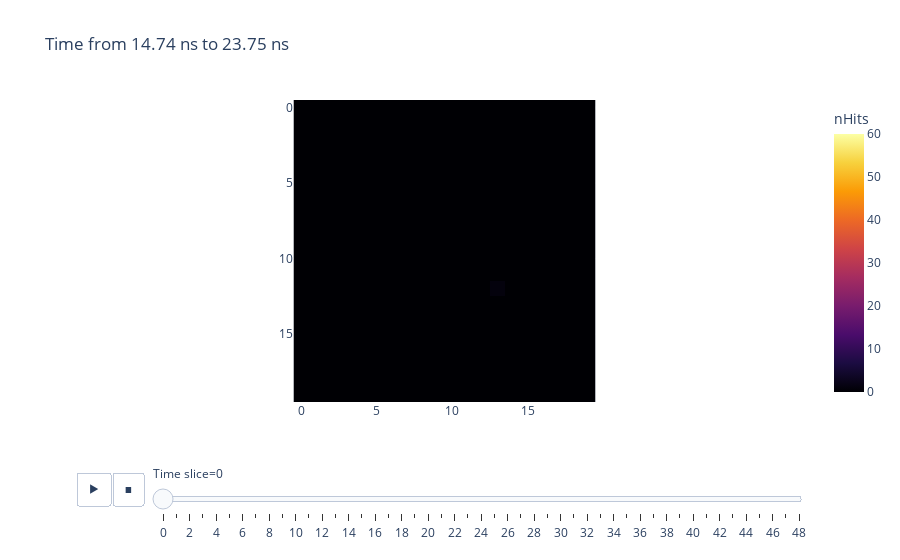

Notebook code cell kept with this figure:
### Code cell
import plotly.express as px

fig = px.imshow(imgs_for_anim,
                animation_frame=0,
                zmax=60,
                color_continuous_scale='inferno',
                labels=dict(
                    animation_frame="Time slice",
                    color='nHits'
                ),
                title=f'Time from {round(df.time.min(), 2)} ns to {round(df.time.max(), 2)} ns'
)

fig.layout.updatemenus[0].buttons[0].args[1]['frame']['duration'] = 100

fig.show()

### Figure 1 — Plotly figure (JSON) as saved in the notebook; plotly's stock layout.template omitted (floating-point values rounded to 4 significant figures; data arrays with more than 128 entries replaced by an {"elided": "..."} marker saying what was removed)
{"data": [{"coloraxis": "coloraxis", "hovertemplate": "x: %{x}<br>y: %{y}<br>nHits: %{z}<extra></extra>", "name": "0", "type": "heatmap", "xaxis": "x", "yaxis": "y", "z": {"elided": "20x20 int values"}}], "layout": {"coloraxis": {"cmax": 60, "cmin": 0, "colorbar": {"title": {"text": "nHits"}}, "colorscale": [[0, "#000004"], [0.1111, "#1b0c41"], [0.2222, "#4a0c6b"], [0.3333, "#781c6d"], [0.4444, "#a52c60"], [0.5556, "#cf4446"], [0.6667, "#ed6925"], [0.7778, "#fb9b06"], [0.8889, "#f7d13d"], [1, "#fcffa4"]]}, "sliders": [{"active": 0, "currentvalue": {"prefix": "Time slice="}, "len": 0.9, "pad": {"b": 10, "t": 60}, "steps": [{"args": [["0"], {"frame": {"duration": 0, "redraw": true}, "fromcurrent": true, "mode": "immediate", "transition": {"duration": 0, "easing": "linear"}}], "label": "0", "method": "animate"}, {"args": [["1"], {"frame": {"duration": 0, "redraw": true}, "fromcurrent": true, "mode": "immediate", "transition": {"duration": 0, "easing": "linear"}}], "label": "1", "method": "animate"}, {"args": [["2"], {"frame": {"duration": 0, "redraw": true}, "fromcurrent": true, "mode": "immediate", "transition": {"duration": 0, "easing": "linear"}}], "label": "2", "method": "animate"}, {"args": [["3"], {"frame": {"duration": 0, "redraw": true}, "fromcurrent": true, "mode": "immediate", "transition": {"duration": 0, "easing": "linear"}}], "label": "3", "method": "animate"}, {"args": [["4"], {"frame": {"duration": 0, "redraw": true}, "fromcurrent": true, "mode": "immediate", "transition": {"duration": 0, "easing": "linear"}}], "label": "4", "method": "animate"}, {"args": [["5"], {"frame": {"duration": 0, "redraw": true}, "fromcurrent": true, "mode": "immediate", "transition": {"duration": 0, "easing": "linear"}}], "label": "5", "method": "animate"}, {"args": [["6"], {"frame": {"duration": 0, "redraw": true}, "fromcurrent": true, "mode": "immediate", "transition": {"duration": 0, "easing": "linear"}}], "label": "6", "method": "animate"}, {"args": [["7"], {"frame": {"duration": 0, "redraw": true}, "fromcurrent": true, "mode": "immediate", "transition": {"duration": 0, "easing": "linear"}}], "label": "7", "method": "animate"}, {"args": [["8"], {"frame": {"duration": 0, "redraw": true}, "fromcurrent": true, "mode": "immediate", "transition": {"duration": 0, "easing": "linear"}}], "label": "8", "method": "animate"}, {"args": [["9"], {"frame": {"duration": 0, "redraw": true}, "fromcurrent": true, "mode": "immediate", "transition": {"duration": 0, "easing": "linear"}}], "label": "9", "method": "animate"}, {"args": [["10"], {"frame": {"duration": 0, "redraw": true}, "fromcurrent": true, "mode": "immediate", "transition": {"duration": 0, "easing": "linear"}}], "label": "10", "method": "animate"}, {"args": [["11"], {"frame": {"duration": 0, "redraw": true}, "fromcurrent": true, "mode": "immediate", "transition": {"duration": 0, "easing": "linear"}}], "label": "11", "method": "animate"}, {"args": [["12"], {"frame": {"duration": 0, "redraw": true}, "fromcurrent": true, "mode": "immediate", "transition": {"duration": 0, "easing": "linear"}}], "label": "12", "method": "animate"}, {"args": [["13"], {"frame": {"duration": 0, "redraw": true}, "fromcurrent": true, "mode": "immediate", "transition": {"duration": 0, "easing": "linear"}}], "label": "13", "method": "animate"}, {"args": [["14"], {"frame": {"duration": 0, "redraw": true}, "fromcurrent": true, "mode": "immediate", "transition": {"duration": 0, "easing": "linear"}}], "label": "14", "method": "animate"}, {"args": [["15"], {"frame": {"duration": 0, "redraw": true}, "fromcurrent": true, "mode": "immediate", "transition": {"duration": 0, "easing": "linear"}}], "label": "15", "method": "animate"}, {"args": [["16"], {"frame": {"duration": 0, "redraw": true}, "fromcurrent": true, "mode": "immediate", "transition": {"duration": 0, "easing": "linear"}}], "label": "16", "method": "animate"}, {"args": [["17"], {"frame": {"duration": 0, "redraw": true}, "fromcurrent": true, "mode": "immediate", "transition": {"duration": 0, "easing": "linear"}}], "label": "17", "method": "animate"}, {"args": [["18"], {"frame": {"duration": 0, "redraw": true}, "fromcurrent": true, "mode": "immediate", "transition": {"duration": 0, "easing": "linear"}}], "label": "18", "method": "animate"}, {"args": [["19"], {"frame": {"duration": 0, "redraw": true}, "fromcurrent": true, "mode": "immediate", "transition": {"duration": 0, "easing": "linear"}}], "label": "19", "method": "animate"}, {"args": [["20"], {"frame": {"duration": 0, "redraw": true}, "fromcurrent": true, "mode": "immediate", "transition": {"duration": 0, "easing": "linear"}}], "label": "20", "method": "animate"}, {"args": [["21"], {"frame": {"duration": 0, "redraw": true}, "fromcurrent": true, "mode": "immediate", "transition": {"duration": 0, "easing": "linear"}}], "label": "21", "method": "animate"}, {"args": [["22"], {"frame": {"duration": 0, "redraw": true}, "fromcurrent": true, "mode": "immediate", "transition": {"duration": 0, "easing": "linear"}}], "label": "22", "method": "animate"}, {"args": [["23"], {"frame": {"duration": 0, "redraw": true}, "fromcurrent": true, "mode": "immediate", "transition": {"duration": 0, "easing": "linear"}}], "label": "23", "method": "animate"}, {"args": [["24"], {"frame": {"duration": 0, "redraw": true}, "fromcurrent": true, "mode": "immediate", "transition": {"duration": 0, "easing": "linear"}}], "label": "24", "method": "animate"}, {"args": [["25"], {"frame": {"duration": 0, "redraw": true}, "fromcurrent": true, "mode": "immediate", "transition": {"duration": 0, "easing": "linear"}}], "label": "25", "method": "animate"}, {"args": [["26"], {"frame": {"duration": 0, "redraw": true}, "fromcurrent": true, "mode": "immediate", "transition": {"duration": 0, "easing": "linear"}}], "label": "26", "method": "animate"}, {"args": [["27"], {"frame": {"duration": 0, "redraw": true}, "fromcurrent": true, "mode": "immediate", "transition": {"duration": 0, "easing": "linear"}}], "label": "27", "method": "animate"}, {"args": [["28"], {"frame": {"duration": 0, "redraw": true}, "fromcurrent": true, "mode": "immediate", "transition": {"duration": 0, "easing": "linear"}}], "label": "28", "method": "animate"}, {"args": [["29"], {"frame": {"duration": 0, "redraw": true}, "fromcurrent": true, "mode": "immediate", "transition": {"duration": 0, "easing": "linear"}}], "label": "29", "method": "animate"}, {"args": [["30"], {"frame": {"duration": 0, "redraw": true}, "fromcurrent": true, "mode": "immediate", "transition": {"duration": 0, "easing": "linear"}}], "label": "30", "method": "animate"}, {"args": [["31"], {"frame": {"duration": 0, "redraw": true}, "fromcurrent": true, "mode": "immediate", "transition": {"duration": 0, "easing": "linear"}}], "label": "31", "method": "animate"}, {"args": [["32"], {"frame": {"duration": 0, "redraw": true}, "fromcurrent": true, "mode": "immediate", "transition": {"duration": 0, "easing": "linear"}}], "label": "32", "method": "animate"}, {"args": [["33"], {"frame": {"duration": 0, "redraw": true}, "fromcurrent": true, "mode": "immediate", "transition": {"duration": 0, "easing": "linear"}}], "label": "33", "method": "animate"}, {"args": [["34"], {"frame": {"duration": 0, "redraw": true}, "fromcurrent": true, "mode": "immediate", "transition": {"duration": 0, "easing": "linear"}}], "label": "34", "method": "animate"}, {"args": [["35"], {"frame": {"duration": 0, "redraw": true}, "fromcurrent": true, "mode": "immediate", "transition": {"duration": 0, "easing": "linear"}}], "label": "35", "method": "animate"}, {"args": [["36"], {"frame": {"duration": 0, "redraw": true}, "fromcurrent": true, "mode": "immediate", "transition": {"duration": 0, "easing": "linear"}}], "label": "36", "method": "animate"}, {"args": [["37"], {"frame": {"duration": 0, "redraw": true}, "fromcurrent": true, "mode": "immediate", "transition": {"duration": 0, "easing": "linear"}}], "label": "37", "method": "animate"}, {"args": [["38"], {"frame": {"duration": 0, "redraw": true}, "fromcurrent": true, "mode": "immediate", "transition": {"duration": 0, "easing": "linear"}}], "label": "38", "method": "animate"}, {"args": [["39"], {"frame": {"duration": 0, "redraw": true}, "fromcurrent": true, "mode": "immediate", "transition": {"duration": 0, "easing": "linear"}}], "label": "39", "method": "animate"}, {"args": [["40"], {"frame": {"duration": 0, "redraw": true}, "fromcurrent": true, "mode": "immediate", "transition": {"duration": 0, "easing": "linear"}}], "label": "40", "method": "animate"}, {"args": [["41"], {"frame": {"duration": 0, "redraw": true}, "fromcurrent": true, "mode": "immediate", "transition": {"duration": 0, "easing": "linear"}}], "label": "41", "method": "animate"}, {"args": [["42"], {"frame": {"duration": 0, "redraw": true}, "fromcurrent": true, "mode": "immediate", "transition": {"duration": 0, "easing": "linear"}}], "label": "42", "method": "animate"}, {"args": [["43"], {"frame": {"duration": 0, "redraw": true}, "fromcurrent": true, "mode": "immediate", "transition": {"duration": 0, "easing": "linear"}}], "label": "43", "method": "animate"}, {"args": [["44"], {"frame": {"duration": 0, "redraw": true}, "fromcurrent": true, "mode": "immediate", "transition": {"duration": 0, "easing": "linear"}}], "label": "44", "method": "animate"}, {"args": [["45"], {"frame": {"duration": 0, "redraw": true}, "fromcurrent": true, "mode": "immediate", "transition": {"duration": 0, "easing": "linear"}}], "label": "45", "method": "animate"}, {"args": [["46"], {"frame": {"duration": 0, "redraw": true}, "fromcurrent": true, "mode": "immediate", "transition": {"duration": 0, "easing": "linear"}}], "label": "46", "method": "animate"}, {"args": [["47"], {"frame": {"duration": 0, "redraw": true}, "fromcurrent": true, "mode": "immediate", "transition": {"duration": 0, "easing": "linear"}}], "label": "47", "method": "animate"}, {"args": [["48"], {"frame": {"duration": 0, "redraw": true}, "fromcurrent": true, "mode": "immediate", "transition": {"duration": 0, "easing": "linear"}}], "label": "48", "method": "animate"}], "x": 0.1, "xanchor": "left", "y": 0, "yanchor": "top"}], "title": {"text": "Time from 14.74 ns to 23.75 ns"}, "updatemenus": [{"buttons": [{"args": [null, {"frame": {"duration": 100, "redraw": true}, "fromcurrent": true, "mode": "immediate", "transition": {"duration": 500, "easing": "linear"}}], "label": "&#9654;", "method": "animate"}, {"args": [[null], {"frame": {"duration": 0, "redraw": true}, "fromcurrent": true, "mode": "immediate", "transition": {"duration": 0, "easing": "linear"}}], "label": "&#9724;", "method": "animate"}], "direction": "left", "pad": {"r": 10, "t": 70}, "showactive": false, "type": "buttons", "x": 0.1, "xanchor": "right", "y": 0, "yanchor": "top"}], "xaxis": {"anchor": "y", "constrain": "domain", "domain": [0, 1], "scaleanchor": "y"}, "yaxis": {"anchor": "x", "autorange": "reversed", "constrain": "domain", "domain": [0, 1]}}}
